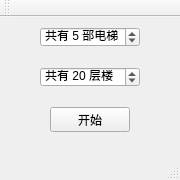
<?xml version="1.0" encoding="UTF-8"?>
<ui version="4.0">
 <class>MainWindow</class>
 <widget class="QMainWindow" name="MainWindow">
  <property name="geometry">
   <rect>
    <x>0</x>
    <y>0</y>
    <width>180</width>
    <height>180</height>
   </rect>
  </property>
  <property name="windowTitle">
   <string>MainWindow</string>
  </property>
  <widget class="QWidget" name="centralWidget">
   <widget class="QSpinBox" name="elevatorSpinBox">
    <property name="geometry">
     <rect>
      <x>40</x>
      <y>10</y>
      <width>100</width>
      <height>20</height>
     </rect>
    </property>
    <property name="suffix">
     <string> 部电梯</string>
    </property>
    <property name="prefix">
     <string>共有 </string>
    </property>
    <property name="minimum">
     <number>1</number>
    </property>
    <property name="maximum">
     <number>10</number>
    </property>
    <property name="value">
     <number>5</number>
    </property>
   </widget>
   <widget class="QSpinBox" name="floorSpinBox">
    <property name="geometry">
     <rect>
      <x>40</x>
      <y>50</y>
      <width>100</width>
      <height>20</height>
     </rect>
    </property>
    <property name="toolTip">
     <string>&lt;html&gt;&lt;head/&gt;&lt;body&gt;&lt;p&gt;&lt;br/&gt;&lt;/p&gt;&lt;/body&gt;&lt;/html&gt;</string>
    </property>
    <property name="suffix">
     <string> 层楼</string>
    </property>
    <property name="prefix">
     <string>共有 </string>
    </property>
    <property name="minimum">
     <number>1</number>
    </property>
    <property name="maximum">
     <number>50</number>
    </property>
    <property name="value">
     <number>20</number>
    </property>
   </widget>
   <widget class="QPushButton" name="pushButton">
    <property name="geometry">
     <rect>
      <x>50</x>
      <y>90</y>
      <width>80</width>
      <height>25</height>
     </rect>
    </property>
    <property name="text">
     <string>开始</string>
    </property>
   </widget>
  </widget>
  <widget class="QMenuBar" name="menuBar">
   <property name="geometry">
    <rect>
     <x>0</x>
     <y>0</y>
     <width>180</width>
     <height>22</height>
    </rect>
   </property>
  </widget>
  <widget class="QToolBar" name="mainToolBar">
   <attribute name="toolBarArea">
    <enum>TopToolBarArea</enum>
   </attribute>
   <attribute name="toolBarBreak">
    <bool>false</bool>
   </attribute>
  </widget>
  <widget class="QStatusBar" name="statusBar"/>
 </widget>
 <layoutdefault spacing="6" margin="11"/>
 <resources/>
 <connections/>
</ui>
